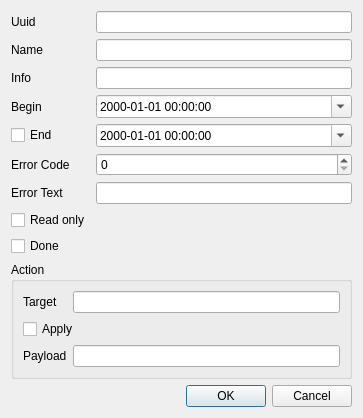
<?xml version="1.0" encoding="UTF-8"?>
<ui version="4.0">
 <class>CreateEvent</class>
 <widget class="QDialog" name="CreateEvent">
  <property name="geometry">
   <rect>
    <x>0</x>
    <y>0</y>
    <width>331</width>
    <height>332</height>
   </rect>
  </property>
  <layout class="QGridLayout" name="gridLayout_2">
   <item row="0" column="0">
    <widget class="QLabel" name="uuidLabel">
     <property name="text">
      <string>Uuid</string>
     </property>
    </widget>
   </item>
    <item row="0" column="1">
        <widget class="QLineEdit" name="uuid"/>
    </item>
    <item row="1" column="0">
    <widget class="QLabel" name="nameLabel">
     <property name="text">
      <string>Name</string>
     </property>
    </widget>
   </item>
   <item row="1" column="1">
    <widget class="QLineEdit" name="name"/>
   </item>
   <item row="2" column="0">
    <widget class="QLabel" name="infoLabel">
     <property name="text">
      <string>Info</string>
     </property>
    </widget>
   </item>
   <item row="2" column="1">
    <widget class="QLineEdit" name="info"/>
   </item>
   <item row="3" column="0">
    <widget class="QLabel" name="beginlabel">
     <property name="text">
      <string>Begin</string>
     </property>
    </widget>
   </item>
   <item row="3" column="1">
    <widget class="QDateTimeEdit" name="begin">
     <property name="displayFormat">
      <string>yyyy-MM-dd HH:mm:ss</string>
     </property>
     <property name="calendarPopup">
      <bool>true</bool>
     </property>
    </widget>
   </item>
   <item row="4" column="0">
    <widget class="QCheckBox" name="endLabel">
     <property name="text">
      <string>End</string>
     </property>
    </widget>
   </item>
   <item row="4" column="1">
    <widget class="QDateTimeEdit" name="end">
     <property name="displayFormat">
      <string>yyyy-MM-dd HH:mm:ss</string>
     </property>
     <property name="calendarPopup">
      <bool>true</bool>
     </property>
    </widget>
   </item>
    <item row="5" column="0">
        <widget class="QLabel" name="error_code_label">
            <property name="text">
                <string>Error Code</string>
            </property>
        </widget>
    </item>
    <item row="5" column="1">
        <widget class="QSpinBox" name="error_code"/>
    </item>
    <item row="6" column="0">
        <widget class="QLabel" name="error_text_label">
            <property name="text">
                <string>Error Text</string>
            </property>
        </widget>
    </item>
    <item row="6" column="1">
        <widget class="QLineEdit" name="error_text"/>
    </item>
    <item row="7" column="0">
        <widget class="QCheckBox" name="read_only">
            <property name="text">
                <string>Read only</string>
            </property>
        </widget>
    </item>
    <item row="8" column="0">
    <widget class="QCheckBox" name="done">
     <property name="text">
      <string>Done</string>
     </property>
    </widget>
   </item>
   <item row="9" column="0" colspan="2">
    <widget class="QGroupBox" name="groupBox">
     <property name="title">
      <string>Action</string>
     </property>
     <layout class="QGridLayout" name="gridLayout">
      <item row="0" column="0">
       <widget class="QLabel" name="targetLabel">
        <property name="text">
         <string>Target</string>
        </property>
       </widget>
      </item>
      <item row="0" column="1">
       <widget class="QLineEdit" name="target"/>
      </item>
      <item row="1" column="0" colspan="2">
       <widget class="QCheckBox" name="apply">
        <property name="text">
         <string>Apply</string>
        </property>
       </widget>
      </item>
      <item row="2" column="0">
       <widget class="QLabel" name="payloadLabel">
        <property name="text">
         <string>Payload</string>
        </property>
       </widget>
      </item>
      <item row="2" column="1">
       <widget class="QLineEdit" name="payload"/>
      </item>
     </layout>
    </widget>
   </item>
   <item row="10" column="1">
    <spacer name="verticalSpacer">
     <property name="orientation">
      <enum>Qt::Vertical</enum>
     </property>
     <property name="sizeHint" stdset="0">
      <size>
       <width>256</width>
       <height>21</height>
      </size>
     </property>
    </spacer>
   </item>
   <item row="11" column="0" colspan="2">
    <widget class="QDialogButtonBox" name="buttonBox">
     <property name="standardButtons">
      <set>QDialogButtonBox::Cancel|QDialogButtonBox::Ok</set>
     </property>
    </widget>
   </item>

  </layout>
 </widget>
 <resources/>
 <connections/>
</ui>
